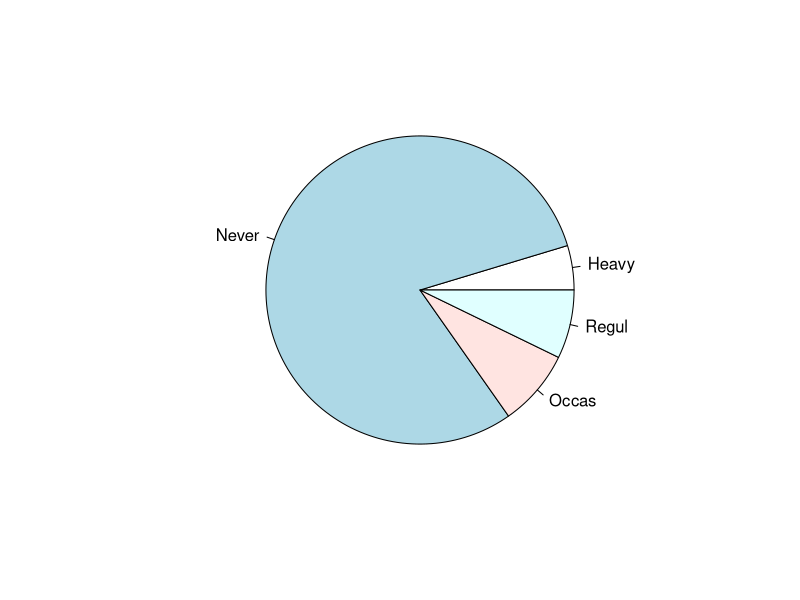
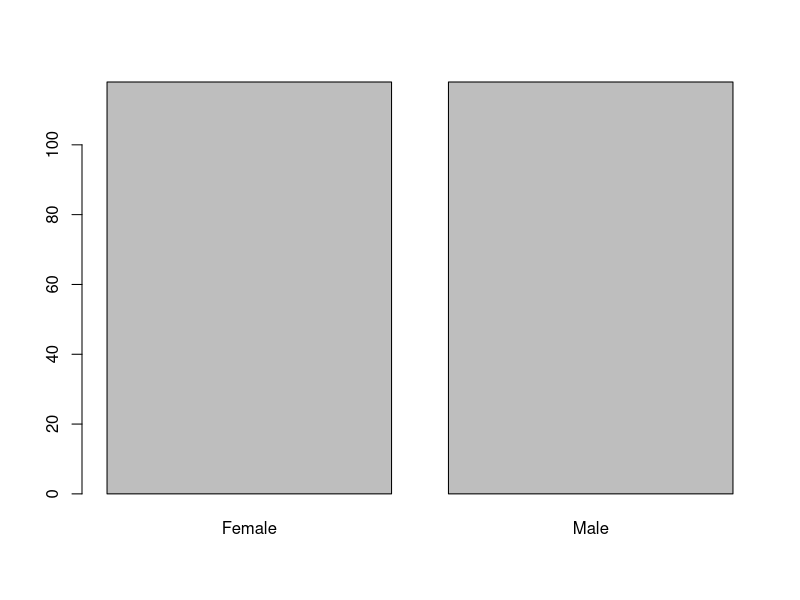
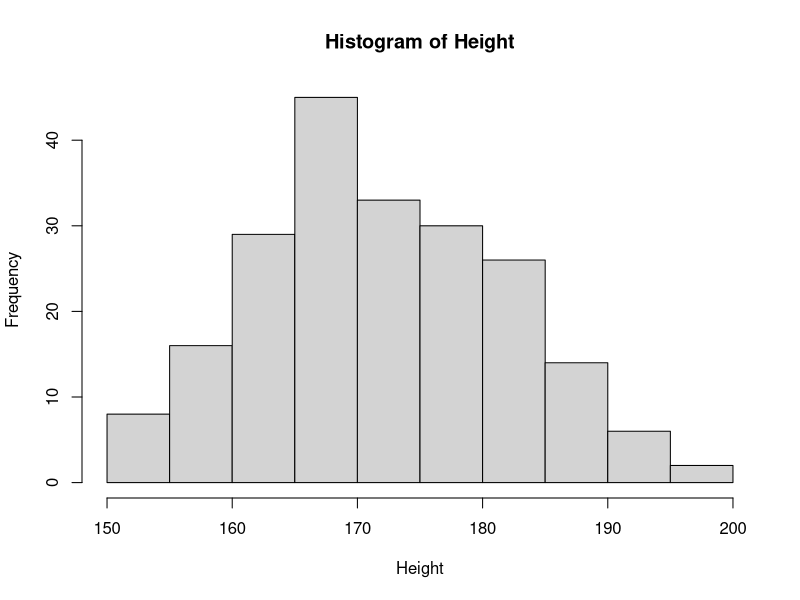
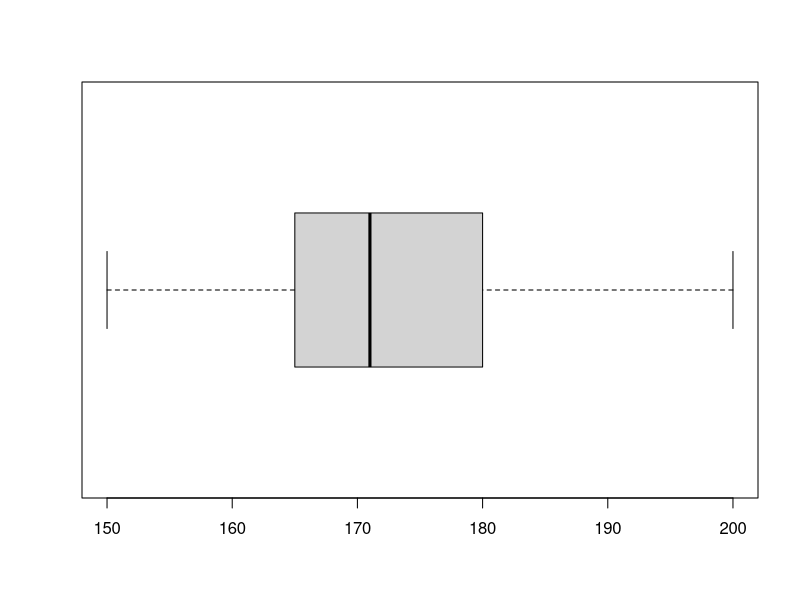
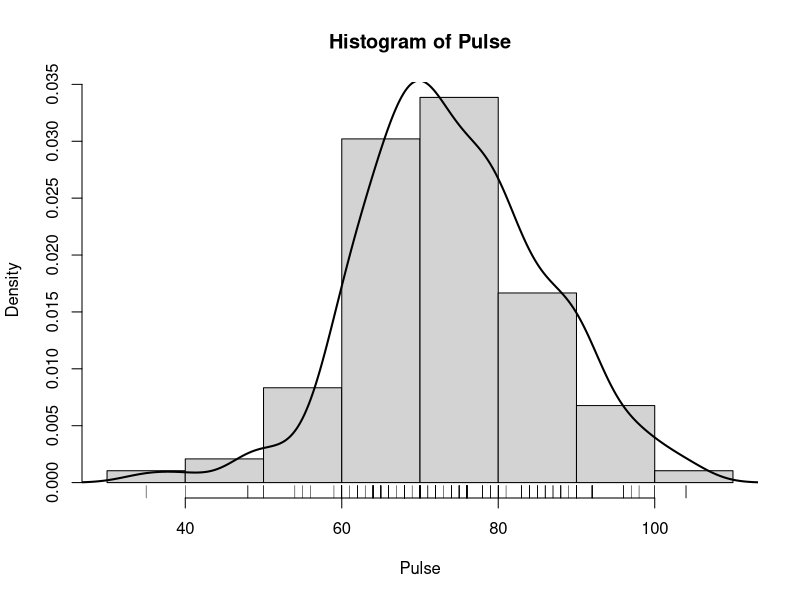
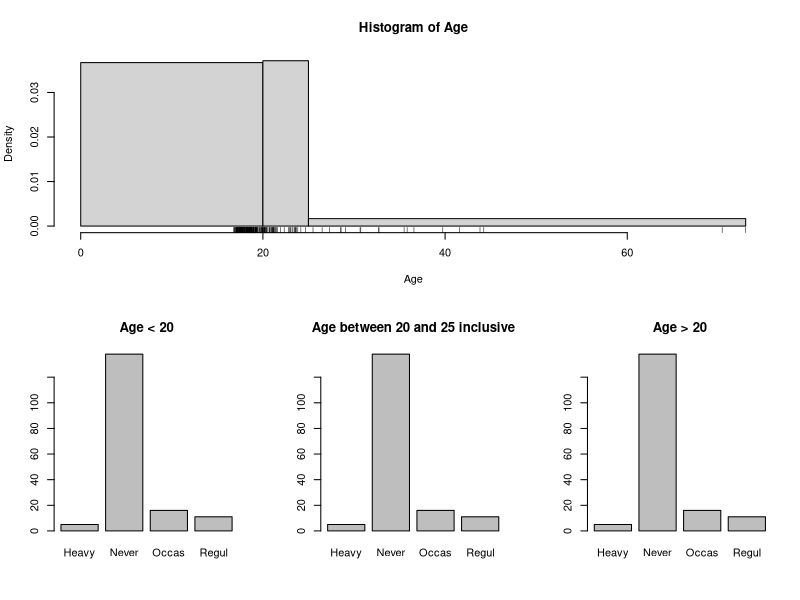

Recreate these plots in R, in order.
# Разглеждаме данните 'survey' от пакета 'MASS'.

library('MASS')
attach(survey)
View(survey)

# Зад. 1) Въз основа на данните пресметнете вероятностите:
# а) Случайно избран човек да се окаже редовен пушач.

sum(Smoke=='Regul', na.rm=TRUE)/length(Smoke)

# б) Случайно избран човек да се окаже редовно пушещ мъж.

sum(Smoke=='Regul' & Sex=="Male", na.rm = TRUE)/length(Smoke)

# в) Случайно избран мъж да се окаже редовен пушач.

sum(Smoke=='Regul' & Sex=="Male", na.rm = TRUE)/sum(Sex=="Male", na.rm = TRUE)

# г) Случайно избран редовен пушач да се окаже мъж.

sum(Smoke=='Regul' & Sex=="Male", na.rm = TRUE)/sum(Smoke=='Regul', na.rm = TRUE)


# Зад. 2) Представете графично данните за тютюнопушенето на студентите.
#         А също и за тютюнопушенето в зависимост от пола.

pie(table(Smoke))
barplot(table(Sex))

# Зад. 3) Пресметнете оценки - средно, медиана, квартили, стандартно отклонение и т.н. за височината на студентите.
#         Направете отделни изчисления за мъжете и за жените. Каква част от студентите се различават от средната
#         височина с не повече от едно стандартно отклонение.

mean(Height, na.rm=TRUE)
summary(Height, na.rm=TRUE)
sd(Height, na.rm=TRUE)

# Мъже
mean(survey$Height[Sex=="Male"], na.rm=TRUE)
fivenum(survey$Height[Sex=="Male"], na.rm=TRUE)

# Жени
mean(survey$Height[Sex=="Female"], na.rm=TRUE)
fivenum(survey$Height[Sex=="Female"], na.rm=TRUE)

sum(abs(Height-mean(Height, na.rm = TRUE))<=1, na.rm = TRUE)/length(Height)


# Зад. 4) Представете графично височината на студентите.

hist(Height, freq = TRUE)
boxplot(Height, horizontal = TRUE)


# Зад. 5) Направете хистограма за пулса на студентите. Добавете плътността.

hist(Pulse, probability = TRUE)
rug(Pulse)
lines(density(Pulse, na.rm = TRUE), lwd=2)


# Зад. 6) Разделете студентите според възрастта им на три групи: A - до 20г, B - от 20 до 25 и C - над 25.
#         Представете графично. Направете таблица за разпределението на пушачите в различните възрасти, представете графично

layout(matrix(c(1,1,1,2,3,4), 2, 3, byrow = TRUE))
hist(Age, breaks=c(0,20,25,max(Age)), xlim=c(0,max(Age))); rug(Age)
barplot(table(Smoke[Age<20]), main="Age < 20")
barplot(table(Smoke[Age<20]), main="Age between 20 and 25 inclusive")
barplot(table(Smoke[Age<20]), main="Age > 20")
